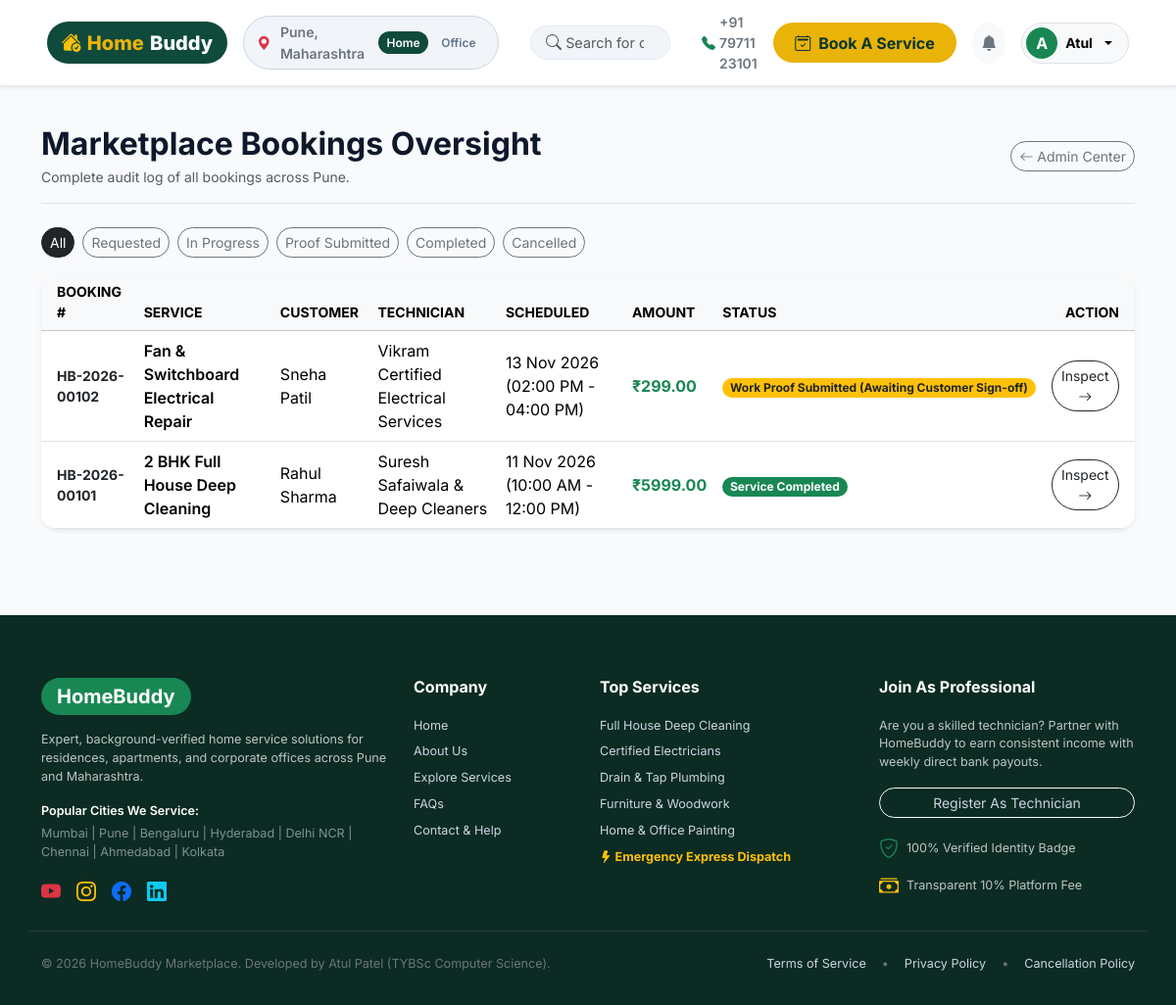
Page /admin-panel/bookings/ (signed in) on the earlier database version.
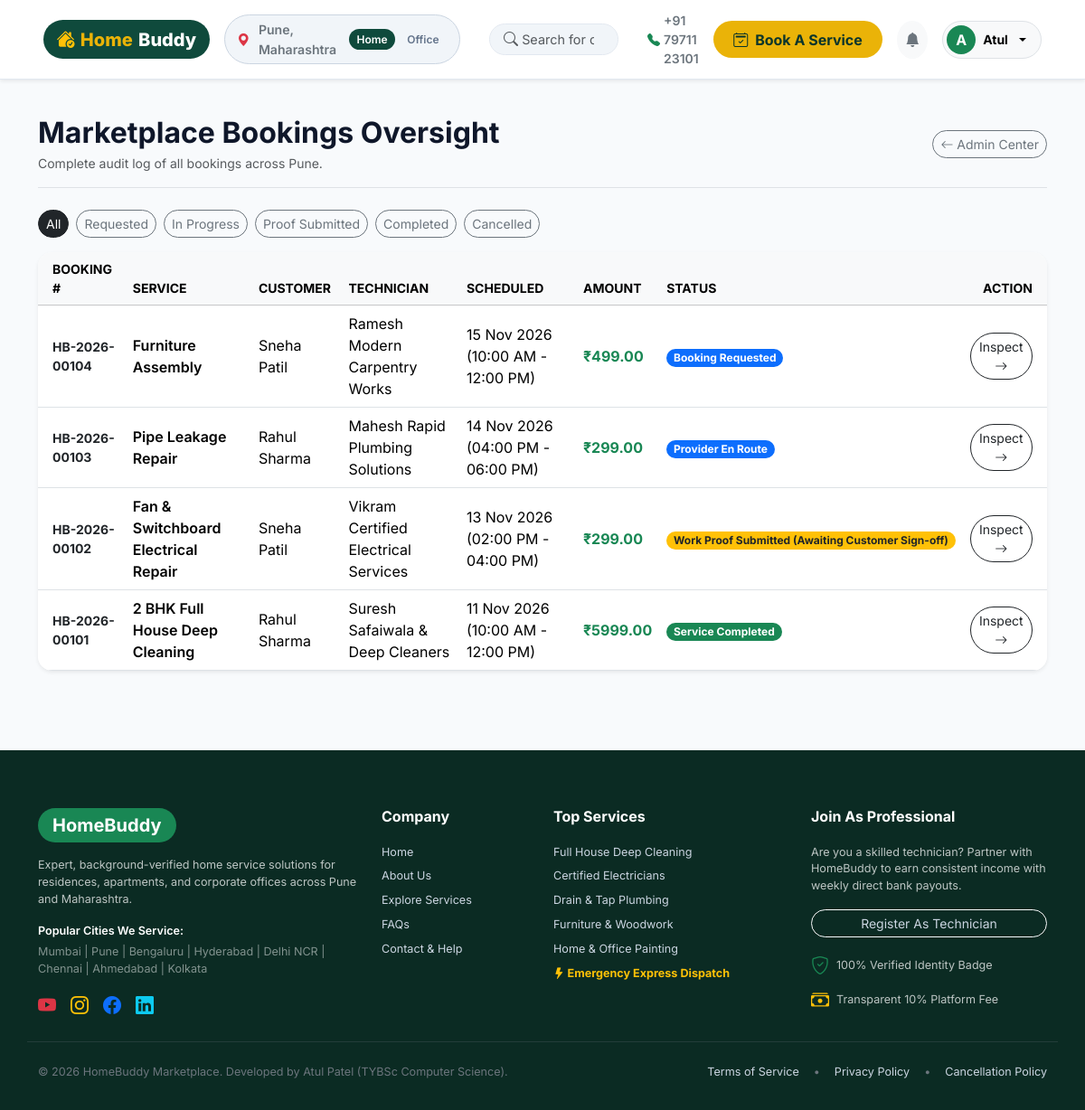
Same page on the later database version.
### apps/bookings/models.py (models this page shows, shortened)
class Booking(models.Model):
    STATUS_CHOICES = (
        ('REQUESTED', 'Booking Requested'),
        ('ACCEPTED', 'Accepted by Provider'),
        ('REJECTED', 'Declined by Provider'),
        ('EN_ROUTE', 'Provider En Route'),
        ('ARRIVED', 'Provider Arrived at Location'),
        ('IN_PROGRESS', 'Service in Progress'),
        ('WORK_PROOF_SUBMITTED', 'Work Proof Submitted (Awaiting Customer Sign-off)'),
        ('COMPLETED', 'Service Completed'),
        ('CANCELLED', 'Cancelled'),
        ('DISPUTED', 'Disputed / Under Investigation'),
    )
    TIME_SLOT_CHOICES = (
        ('08:00 AM - 10:00 AM', 'Morning (08:00 AM - 10:00 AM)'),
        ('10:00 AM - 12:00 PM', 'Late Morning (10:00 AM - 12:00 PM)'),
        ('12:00 PM - 02:00 PM', 'Afternoon (12:00 PM - 02:00 PM)'),
        ('02:00 PM - 04:00 PM', 'Late Afternoon (02:00 PM - 04:00 PM)'),
        ('04:00 PM - 06:00 PM', 'Evening (04:00 PM - 06:00 PM)'),
        ('06:00 PM - 08:00 PM', 'Late Evening (06:00 PM - 08:00 PM)'),
    )
    booking_number = models.CharField(max_length=32, unique=True, default=generate_booking_number, editable=False)
    customer = models.ForeignKey(CustomerProfile, on_delete=models.PROTECT, related_name='bookings')
    provider = models.ForeignKey(ProviderProfile, on_delete=models.SET_NULL, null=True, blank=True, related_name='assigned_bookings')
    service = models.ForeignKey(Service, on_delete=models.PROTECT, related_name='bookings')
    address = models.ForeignKey(Address, on_delete=models.PROTECT, related_name='service_bookings')
    scheduled_date = models.DateField()
    time_slot = models.CharField(max_length=50, choices=TIME_SLOT_CHOICES, default='10:00 AM - 12:00 PM')
    is_emergency = models.BooleanField(default=False, verbose_name="Emergency Express Dispatch")
    special_instructions = models.TextField(null=True, blank=True, help_text="Specific issues, flat directions, access gates")
    status = models.CharField(max_length=30, choices=STATUS_CHOICES, default='REQUESTED')
    rejection_reason = models.TextField(null=True, blank=True)
    cancellation_reason = models.TextField(null=True, blank=True)
    service_price = models.DecimalField(max_digits=10, decimal_places=2, default=Decimal('0.00'))
    emergency_fee = models.DecimalField(max_digits=10, decimal_places=2, default=Decimal('0.00'))
    discount_amount = models.DecimalField(max_digits=10, decimal_places=2, default=Decimal('0.00'))
    total_amount = models.DecimalField(max_digits=10, decimal_places=2, default=Decimal('0.00'))
    created_at = models.DateTimeField(auto_now_add=True)
    updated_at = models.DateTimeField(auto_now=True)
    class Meta:
        ordering = ['-created_at']

### apps/services/models.py (models this page shows, shortened)
class Service(models.Model):
    PRICING_TYPES = (
        ('FIXED', 'Fixed Package Rate'),
        ('HOURLY', 'Hourly Labor Rate'),
        ('PACKAGE', 'Comprehensive BHK Package'),
    )
    category = models.ForeignKey(Category, on_delete=models.CASCADE, related_name='services')
    name = models.CharField(max_length=150, verbose_name="Service Name")
    slug = models.SlugField(max_length=170, unique=True, blank=True)
    short_description = models.CharField(max_length=255, help_text="Short teaser description for service cards")
    detailed_description = models.TextField(help_text="Full service inclusions, exclusions, and warranty notes")
    image = models.ImageField(upload_to='services/', null=True, blank=True)
    pricing_type = models.CharField(max_length=20, choices=PRICING_TYPES, default='FIXED')
    base_price = models.DecimalField(max_digits=10, decimal_places=2, verbose_name="Base Price (₹)")
    estimated_duration_minutes = models.PositiveIntegerField(default=60, help_text="Estimated time in minutes")
    is_emergency_eligible = models.BooleanField(default=False, verbose_name="Emergency Booking Allowed")
    emergency_surcharge = models.DecimalField(max_digits=10, decimal_places=2, default=Decimal('199.00'), verbose_name="Emergency Surcharge (₹)")
    is_active = models.BooleanField(default=True)
    created_at = models.DateTimeField(auto_now_add=True)
    class Meta:
        ordering = ['category', 'base_price']

### apps/customers/models.py (models this page shows, shortened)
class CustomerProfile(models.Model):
    user = models.OneToOneField(settings.AUTH_USER_MODEL, on_delete=models.CASCADE, related_name='customer_profile')
    emergency_contact_name = models.CharField(max_length=100, null=True, blank=True)
    emergency_contact_phone = models.CharField(max_length=15, null=True, blank=True)
    notes = models.TextField(null=True, blank=True, help_text="Special household notes or entry instructions")
    created_at = models.DateTimeField(auto_now_add=True)
    updated_at = models.DateTimeField(auto_now=True)

### apps/accounts/models.py (models this page shows, shortened)
class User(AbstractUser):
    ROLE_CHOICES = (
        ('CUSTOMER', 'Customer'),
        ('PROVIDER', 'Service Provider'),
        ('ADMIN', 'Platform Administrator'),
    )
    email = models.EmailField(unique=True, verbose_name="Email Address")
    phone = models.CharField(
        max_length=15, unique=True, null=True, blank=True, verbose_name="Mobile Number"
    )
    role = models.CharField(max_length=20, choices=ROLE_CHOICES, default='CUSTOMER', verbose_name="User Role")
    avatar = models.ImageField(upload_to='avatars/', null=True, blank=True, verbose_name="Profile Picture")
    last_login_ip = models.GenericIPAddressField(null=True, blank=True, verbose_name="Last Login IP")
    created_at = models.DateTimeField(auto_now_add=True)
    updated_at = models.DateTimeField(auto_now=True)
    USERNAME_FIELD = 'email'
    REQUIRED_FIELDS = ['username', 'first_name', 'last_name']
    class Meta:
        verbose_name = 'User Account'
        verbose_name_plural = 'User Accounts'
        ordering = ['-date_joined']
        indexes = [models.Index(fields=['role', 'is_active'])]
    @property
    def is_customer(self):
        return self.role == 'CUSTOMER'
    @property
    def is_provider(self):
        return self.role == 'PROVIDER'
    @property
    def is_admin_user(self):
        return self.role == 'ADMIN' or self.is_superuser

### apps/professionals/models.py (models this page shows, shortened)
class ProviderProfile(models.Model):
    user = models.OneToOneField(settings.AUTH_USER_MODEL, on_delete=models.CASCADE, related_name='provider_profile')
    business_name = models.CharField(max_length=150, null=True, blank=True, verbose_name="Business / Trade Name")
    bio = models.TextField(null=True, blank=True, help_text="Short description of your services, expertise, and standards")
    experience_years = models.PositiveIntegerField(default=2, verbose_name="Years of Experience")
    is_verified = models.BooleanField(default=False, verbose_name="KYC Verified Badge")
    verification_date = models.DateTimeField(null=True, blank=True)
    avg_rating = models.DecimalField(max_digits=3, decimal_places=2, default=Decimal('5.00'), verbose_name="Average Rating")
    total_reviews = models.PositiveIntegerField(default=0)
    total_jobs_completed = models.PositiveIntegerField(default=0)
    service_city = models.CharField(max_length=100, default='Pune')
    service_pincodes = models.TextField(default='411038, 411045, 411057, 411014', help_text="Comma-separated postal codes serviced")
    is_available_today = models.BooleanField(default=True, verbose_name="Available for Jobs Today")
    hourly_rate = models.DecimalField(max_digits=10, decimal_places=2, default=Decimal('299.00'), verbose_name="Standard Hourly Rate (₹)")
    created_at = models.DateTimeField(auto_now_add=True)
    updated_at = models.DateTimeField(auto_now=True)
    class Meta:
        verbose_name = 'Provider Profile'
        verbose_name_plural = 'Provider Profiles'
        ordering = ['-is_verified', '-avg_rating']

### apps/admin_dashboard/views.py (the view)
# urls.py: path('bookings/', views.bookings_list, name='bookings'),
@login_required
@admin_required
def bookings_list(request):
    status_filter = (request.GET.get('status') or '').strip()
    search = (request.GET.get('q') or '').strip()
    bookings = Booking.objects.select_related(
        'customer__user', 'provider__user', 'service'
    ).order_by('-created_at')
    if status_filter:
        bookings = bookings.filter(status=status_filter)
    if search:
        bookings = bookings.filter(
            Q(booking_number__icontains=search)
            | Q(customer__user__email__icontains=search)
            | Q(provider__business_name__icontains=search)
        )
    paginator = Paginator(bookings, PAGE_SIZE)
    page_obj = paginator.get_page(request.GET.get('page'))
    query_params = request.GET.copy()
    query_params.pop('page', None)
    return render(request, 'admin_dashboard/bookings.html', {
        'bookings': page_obj,
        'page_obj': page_obj,
        'is_paginated': page_obj.has_other_pages(),
        'querystring': query_params.urlencode(),
        'selected_status': status_filter,
        'search': search,
        'title': 'All Bookings Oversight',
    })

### templates/admin_dashboard/bookings.html (shortened to what the changed rows need)
{% extends 'base.html' %}
{% block content %}
<div class="container py-4">
    <div class="d-flex align-items-center justify-content-between pb-3 mb-4 border-bottom">
        <div>
            <h2 class="fw-bold mb-1">Marketplace Bookings Oversight</h2>
        </div>
    </div>
    <div class="card border-0 shadow-sm rounded-4 overflow-hidden bg-white">
        <div class="table-responsive">
            <table class="table table-hover align-middle mb-0">
                <thead class="table-light text-muted small">
                    <tr>
                        <th class="ps-3">BOOKING #</th>
                        <th>SERVICE</th>
                        <th>CUSTOMER</th>
                        <th>TECHNICIAN</th>
                        <th>SCHEDULED</th>
                        <th>AMOUNT</th>
                        <th>STATUS</th>
                        <th class="text-end pe-3">ACTION</th>
                    </tr>
                </thead>
                <tbody>
                    {% for b in bookings %}
                        <tr>
                            <td class="ps-3 fw-bold small text-dark">{{ b.booking_number }}</td>
                            <td class="fw-semibold">{{ b.service.name }}</td>
                            <td>{{ b.customer.user.get_full_name }}</td>
                            <td>{{ b.provider.business_name|default:"Auto-Assign" }}</td>
                            <td>{{ b.scheduled_date|date:"d M Y" }} ({{ b.time_slot }})</td>
                            <td class="fw-bold text-success">₹{{ b.total_amount }}</td>
                            <td>
                                <span class="badge
                                    {% if b.status == 'COMPLETED' %}bg-success
                                    {% elif b.status == 'CANCELLED' %}bg-danger
                                    {% elif b.status == 'WORK_PROOF_SUBMITTED' %}bg-warning text-dark
                                    {% else %}bg-primary{% endif %} rounded-pill small">
                                    {{ b.get_status_display }}
                                </span>
                            </td>
                            <td class="text-end pe-3">
                                <a href="{% url 'bookings:detail' booking_id=b.id %}" class="btn btn-outline-dark btn-sm rounded-pill">
                                    Inspect <i class="bi bi-arrow-right"></i>
                                </a>
                            </td>
                        </tr>
                    {% empty %}
                        <tr>
                            <td colspan="8" class="text-center py-5 text-muted">No bookings found.</td>
                        </tr>
                    {% endfor %}
                </tbody>
            </table>
        </div>
    </div>
</div>
{% endblock %}

Differences in the rows shown:
added Booking: booking_number "HB-2026-00104", service.name "Furniture Assembly", customer.user.get_full_name "Sneha Patil", provider.business_name "Ramesh Modern Carpentry Works", scheduled_date "15 Nov 2026", time_slot "10:00 AM - 12:00 PM", total_amount "499.00", status "Booking Requested"
added Booking: booking_number "HB-2026-00103", service.name "Pipe Leakage Repair", customer.user.get_full_name "Rahul Sharma", provider.business_name "Mahesh Rapid Plumbing Solutions", scheduled_date "14 Nov 2026", time_slot "04:00 PM - 06:00 PM", total_amount "299.00", status "Provider En Route"
